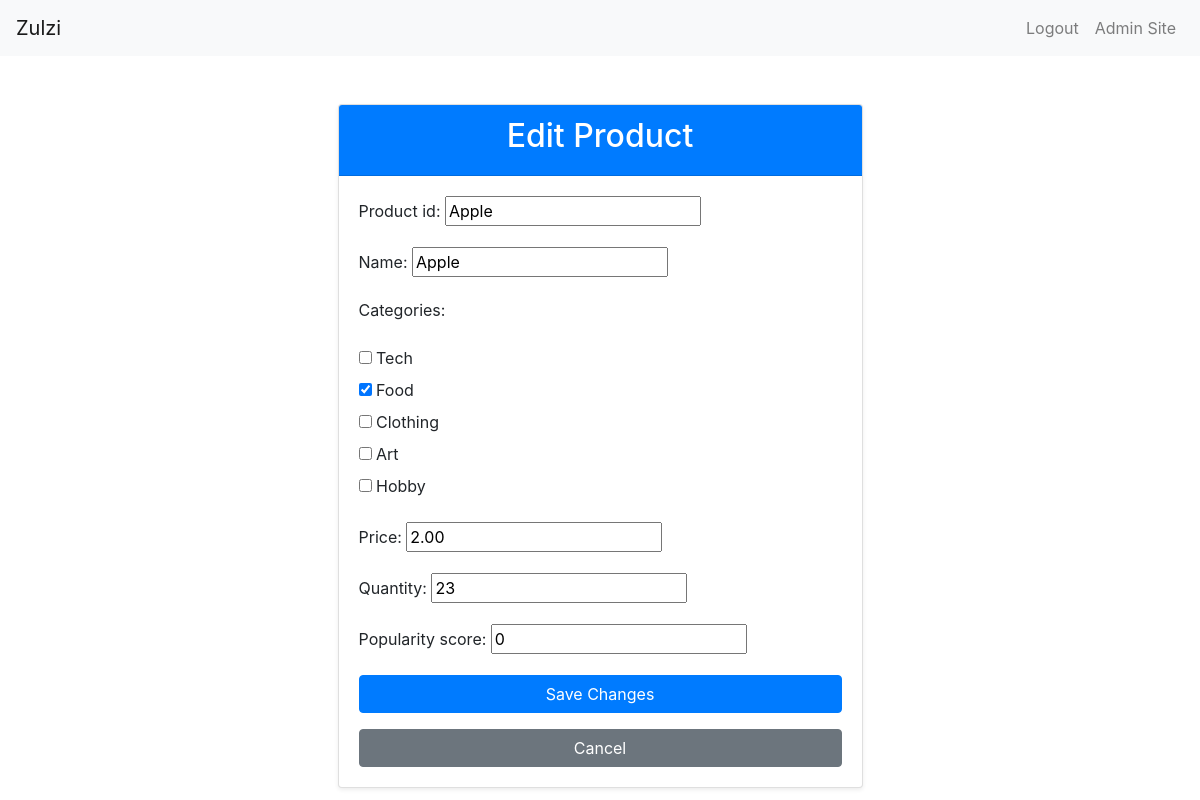
Page /product/4/edit/ (signed in) on the earlier database version.
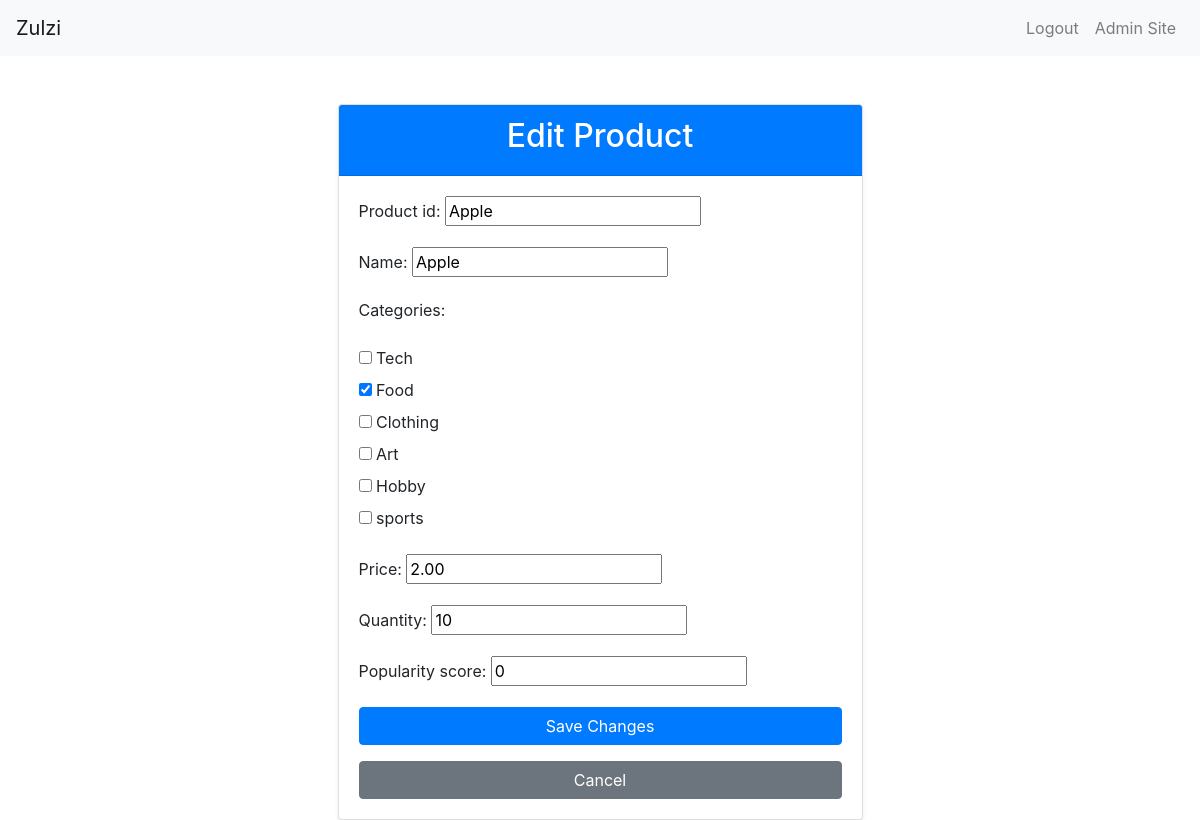
Same page on the later database version.
### inventory/models.py (models this page shows, shortened)
class Product(models.Model):
    product_id = models.CharField(max_length=10, default=generate_unique_key, unique=True)
    name = models.CharField(max_length=100)
    categories = models.ManyToManyField(ProductCategories)
    price = models.DecimalField(max_digits=10, decimal_places=2)
    quantity = models.IntegerField()
    popularity_score = models.IntegerField(default=0)
    created_at = models.DateTimeField(default=timezone.now)
    class Meta:
        ordering = ['-popularity_score', 'name']

class ProductCategories(models.Model):
    name = models.CharField(max_length=100)
    def __str__(self):
        return self.name

### inventory/views.py (the view, shortened to what this page needs)
# urls.py: path('product/<int:pk>/edit/', views.ProductEditView.as_view(), name='product_edit'),
class ProductEditView(LoginRequiredMixin, AdminRequiredMixin, UpdateView):
    model = Product
    form_class = ProductForm
    template_name = "inventory/product_edit.html"

### inventory/forms.py
class ProductForm(forms.ModelForm):
    categories = forms.ModelMultipleChoiceField(
        queryset=ProductCategories.objects.all(),
        widget=forms.CheckboxSelectMultiple,  # Optional: displays categories as checkboxes
        required=True
    )
    class Meta:
        model = Product
        fields = ['product_id', 'name', 'categories', 'price', 'quantity', 'popularity_score']

### core/mixins.py (called while the page is built)
    def test_func(self):
        return self.request.user.is_staff or self.request.user.is_superuser

### inventory/templates/inventory/product_edit.html (shortened to what this page needs)
{% extends "core/base.html" %}
{% block content %}
<div class="container mt-5">
    <div class="row justify-content-center">
        <div class="col-md-6">
            <div class="card shadow-sm">
                <div class="card-header bg-primary text-white text-center">
                    <h2>Edit Product</h2>
                </div>
                <div class="card-body">
                    <form method="post">
                        {{ form.as_p }}
                        <button type="submit" class="btn btn-primary btn-block">Save Changes</button>
                    </form>
                    <a href="{% url 'inventory:product_detail' object.id %}" class="btn btn-secondary btn-block mt-3">Cancel</a>
                </div>
            </div>
        </div>
    </div>
</div>
{% endblock %}

Differences in the rows shown:
changed Product "Apple": quantity "23" → "10"
Other differences:
form field categories: "☐ ☑ ☐ ☐ ☐" → "☐ ☑ ☐ ☐ ☐ ☐"
text no longer shown: "Product id: Name: Categories: Tech Food Clothing Art Hobby Price: Quantity: Popularity score:"
text now shown: "Product id: Name: Categories: Tech Food Clothing Art Hobby sports Price: Quantity: Popularity score:"
